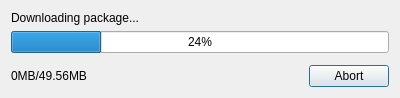
<?xml version="1.0" encoding="UTF-8"?>
<ui version="4.0">
 <class>FileDownloaderDialog</class>
 <widget class="QDialog" name="FileDownloaderDialog">
  <property name="geometry">
   <rect>
    <x>0</x>
    <y>0</y>
    <width>400</width>
    <height>98</height>
   </rect>
  </property>
  <property name="windowTitle">
   <string>Dialog</string>
  </property>
  <layout class="QVBoxLayout" name="verticalLayout">
   <item>
    <widget class="QLabel" name="title">
     <property name="text">
      <string>Downloading package...</string>
     </property>
    </widget>
   </item>
   <item>
    <widget class="QProgressBar" name="progress">
     <property name="value">
      <number>24</number>
     </property>
    </widget>
   </item>
   <item>
    <spacer name="verticalSpacer">
     <property name="orientation">
      <enum>Qt::Vertical</enum>
     </property>
     <property name="sizeHint" stdset="0">
      <size>
       <width>20</width>
       <height>40</height>
      </size>
     </property>
    </spacer>
   </item>
   <item>
    <layout class="QHBoxLayout" name="horizontalLayout">
     <property name="topMargin">
      <number>0</number>
     </property>
     <item>
      <widget class="QLabel" name="size">
       <property name="text">
        <string>0MB/49.56MB</string>
       </property>
      </widget>
     </item>
     <item>
      <widget class="QDialogButtonBox" name="buttonBox">
       <property name="orientation">
        <enum>Qt::Horizontal</enum>
       </property>
       <property name="standardButtons">
        <set>QDialogButtonBox::Abort</set>
       </property>
      </widget>
     </item>
    </layout>
   </item>
  </layout>
 </widget>
 <resources/>
 <connections>
  <connection>
   <sender>buttonBox</sender>
   <signal>accepted()</signal>
   <receiver>FileDownloaderDialog</receiver>
   <slot>accept()</slot>
   <hints>
    <hint type="sourcelabel">
     <x>248</x>
     <y>254</y>
    </hint>
    <hint type="destinationlabel">
     <x>157</x>
     <y>274</y>
    </hint>
   </hints>
  </connection>
  <connection>
   <sender>buttonBox</sender>
   <signal>rejected()</signal>
   <receiver>FileDownloaderDialog</receiver>
   <slot>reject()</slot>
   <hints>
    <hint type="sourcelabel">
     <x>316</x>
     <y>260</y>
    </hint>
    <hint type="destinationlabel">
     <x>286</x>
     <y>274</y>
    </hint>
   </hints>
  </connection>
 </connections>
</ui>
